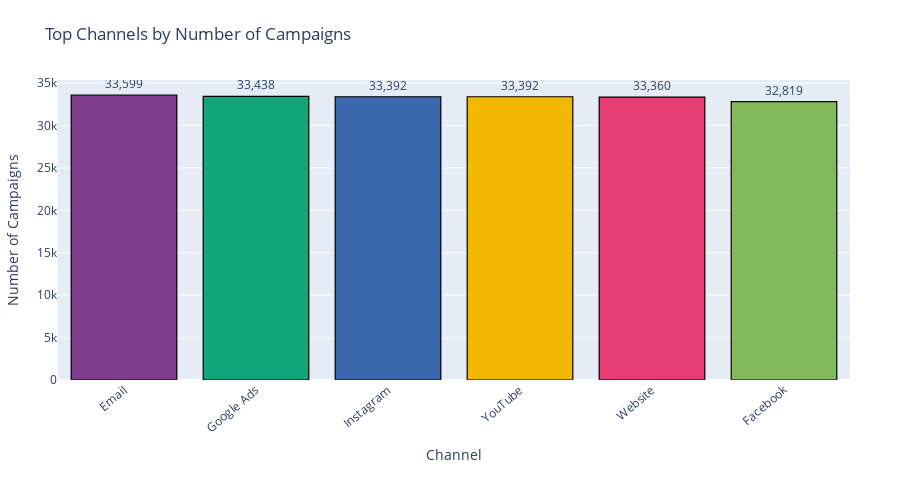

The code cell stored with this chart in its notebook:
### Markdown cell above
## `A.Top Channels by Number of Campaigns`

### Code cell
import plotly.express as px

# aggregate by channel
channel_agg = (
    benchmarks.groupby('channel_used', dropna=False)['n_campaigns']
    .sum()
    .reset_index()
    .sort_values('n_campaigns', ascending=False)
    .head(10)
)

color_seq = px.colors.qualitative.Bold + px.colors.qualitative.Pastel + px.colors.qualitative.Safe

fig = px.bar(
    channel_agg,
    x='channel_used',
    y='n_campaigns',
    text='n_campaigns',
    title='Top Channels by Number of Campaigns',
    labels={'channel_used': 'Channel', 'n_campaigns': 'Campaign Count'},
    color='channel_used',
    color_discrete_sequence=color_seq
)

fig.update_traces(
    texttemplate='%{text:,}',
    textposition='outside',
    marker_line_color='black',
    marker_line_width=1.2
)
fig.update_layout(
    xaxis_tickangle=-40,
    uniformtext_minsize=8,
    uniformtext_mode='show',
    margin=dict(t=80, b=120, l=50, r=50),
    yaxis_title='Number of Campaigns',
    showlegend=False,
    height=500
)
fig.show()

### Figure 1 — Plotly figure (JSON) as saved in the notebook; plotly's stock layout.template omitted (floating-point values rounded to 4 significant figures)
{"data": [{"hovertemplate": "Channel=%{x}<br>Campaign Count=%{text}<extra></extra>", "legendgroup": "Email", "marker": {"color": "rgb(127, 60, 141)", "line": {"color": "black", "width": 1.2}, "pattern": {"shape": ""}}, "name": "Email", "orientation": "v", "showlegend": true, "text": [33600.0], "textposition": "outside", "texttemplate": "%{text:,}", "type": "bar", "x": ["Email"], "xaxis": "x", "y": [33599], "yaxis": "y"}, {"hovertemplate": "Channel=%{x}<br>Campaign Count=%{text}<extra></extra>", "legendgroup": "Google Ads", "marker": {"color": "rgb(17, 165, 121)", "line": {"color": "black", "width": 1.2}, "pattern": {"shape": ""}}, "name": "Google Ads", "orientation": "v", "showlegend": true, "text": [33440.0], "textposition": "outside", "texttemplate": "%{text:,}", "type": "bar", "x": ["Google Ads"], "xaxis": "x", "y": [33438], "yaxis": "y"}, {"hovertemplate": "Channel=%{x}<br>Campaign Count=%{text}<extra></extra>", "legendgroup": "Instagram", "marker": {"color": "rgb(57, 105, 172)", "line": {"color": "black", "width": 1.2}, "pattern": {"shape": ""}}, "name": "Instagram", "orientation": "v", "showlegend": true, "text": [33390.0], "textposition": "outside", "texttemplate": "%{text:,}", "type": "bar", "x": ["Instagram"], "xaxis": "x", "y": [33392], "yaxis": "y"}, {"hovertemplate": "Channel=%{x}<br>Campaign Count=%{text}<extra></extra>", "legendgroup": "YouTube", "marker": {"color": "rgb(242, 183, 1)", "line": {"color": "black", "width": 1.2}, "pattern": {"shape": ""}}, "name": "YouTube", "orientation": "v", "showlegend": true, "text": [33390.0], "textposition": "outside", "texttemplate": "%{text:,}", "type": "bar", "x": ["YouTube"], "xaxis": "x", "y": [33392], "yaxis": "y"}, {"hovertemplate": "Channel=%{x}<br>Campaign Count=%{text}<extra></extra>", "legendgroup": "Website", "marker": {"color": "rgb(231, 63, 116)", "line": {"color": "black", "width": 1.2}, "pattern": {"shape": ""}}, "name": "Website", "orientation": "v", "showlegend": true, "text": [33360.0], "textposition": "outside", "texttemplate": "%{text:,}", "type": "bar", "x": ["Website"], "xaxis": "x", "y": [33360], "yaxis": "y"}, {"hovertemplate": "Channel=%{x}<br>Campaign Count=%{text}<extra></extra>", "legendgroup": "Facebook", "marker": {"color": "rgb(128, 186, 90)", "line": {"color": "black", "width": 1.2}, "pattern": {"shape": ""}}, "name": "Facebook", "orientation": "v", "showlegend": true, "text": [32820.0], "textposition": "outside", "texttemplate": "%{text:,}", "type": "bar", "x": ["Facebook"], "xaxis": "x", "y": [32819], "yaxis": "y"}], "layout": {"barmode": "relative", "height": 500, "legend": {"title": {"text": "Channel"}, "tracegroupgap": 0}, "margin": {"b": 120, "l": 50, "r": 50, "t": 80}, "showlegend": false, "title": {"text": "Top Channels by Number of Campaigns"}, "uniformtext": {"minsize": 8, "mode": "show"}, "xaxis": {"anchor": "y", "categoryarray": ["Email", "Google Ads", "Instagram", "YouTube", "Website", "Facebook"], "categoryorder": "array", "domain": [0, 1], "tickangle": -40, "title": {"text": "Channel"}}, "yaxis": {"anchor": "x", "domain": [0, 1], "title": {"text": "Number of Campaigns"}}}}
